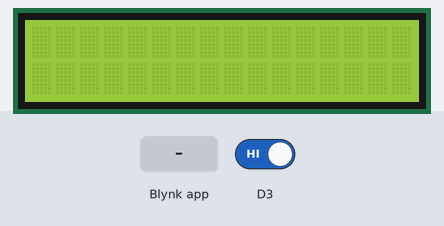
Bench run of a sketch on a simulated ESP8266 (NodeMCU). Parts: 16×2 character LCD. Inputs (shaded band) come from the test bench; at power-on: D3 HIGH. WiFi joins after 1.5 s; servers stay silent unless stated.

Above: at 2.6 s.
2.7 s: D3 driven LOW
At 4.5 s:
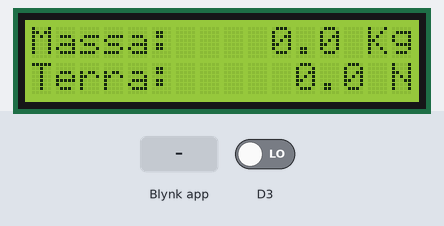
4.8 s: Blynk app writes 1 to V0
At 5.9 s:
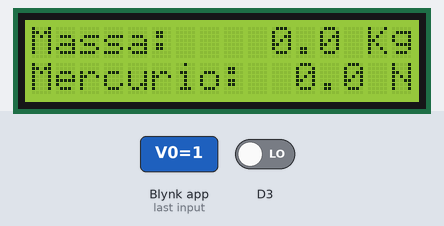
6.6 s: Blynk app writes 1 to V1
At 7.3 s:
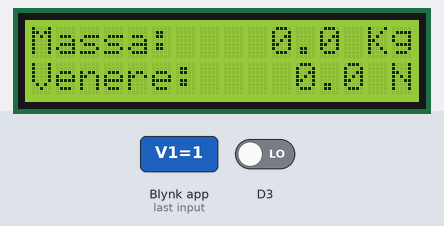
8.4 s: Blynk app writes 1 to V3
At 9.3 s:
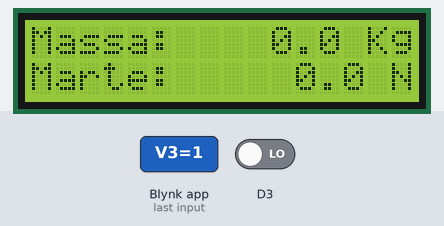
10.2 s: Blynk app writes 1 to V4
At 11.3 s:
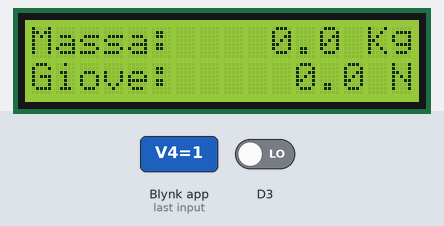
12.0 s: Blynk app writes 1 to V5
At 12.6 s:
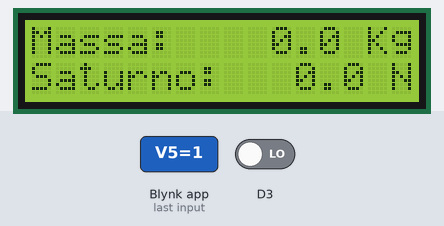
Timing chart, 0 to 14.8 s (numbered marks = the images above; inputs shaded):
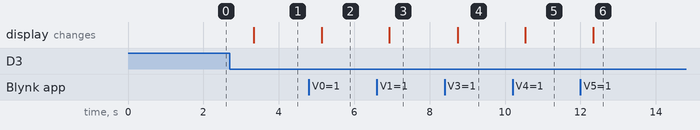

The sketch:

Bilancia_Blynk.ino
```cpp
/*
 * V0-V7 pianeti
 * V29 tara
 * V30 LCD1
 * V31 LCD2
 */

#define BLYNK_MSG_LIMIT 5000
#define BLYNK_FANCY_LOGO_3D
#define BLYNK_EXPERIMENTAL
#define debug
#define BLYNK_PRINT Serial
//#define verb

#include <ESP8266WiFi.h>
#include <BlynkSimpleEsp8266.h>
#include <SimpleTimer.h>
#include "HX711mod.h"
#include <Wire.h>
#include <LiquidCrystal_I2C.h>

String nome = "Terra";
double g = 9.81;
String massa;
String peso;
bool isTerra = true;
double ultimoPeso = 0;

SimpleTimer timer;
HX711 scale;
LiquidCrystal_I2C lcd(0x27,16,2);

char auth[] = "04bfe36ef96b482c94a87bdd348ac069";

char ssid[] = "SperimentandoSeveri2017";
char pass[] = "itiseveripadova";


float rilevaPeso(){
  float mRilevata = scale.get_units();
  #ifdef verb
  Serial.println("mRilevata: " + (String) mRilevata);
  #endif
  if (ultimoPeso - mRilevata > -0.8 && ultimoPeso - mRilevata < 0.8) mRilevata = ultimoPeso;
  ultimoPeso = mRilevata;
  if (mRilevata == ultimoPeso && mRilevata < 1) {
    mRilevata = 0;
    ultimoPeso = 0;
  }
  const int arLenght = 24;
  const double masseGiuste[arLenght]    = {0, 2, 5, 7, 10, 12, 15, 17, 20, 22, 25, 30, 35, 40, 45, 50, 55, 60, 65, 70.6, 75.6, 80.6, 85.6, 90.6};
  const double masseRilevate[arLenght]  = {0, 1.32, 4.03, 5.96, 8.83, 10.72, 13.63, 15.65, 18.75, 20.67, 23.43, 28.19, 32.98, 37.68, 42.6, 47.3, 52.32, 57.05, 61.87, 67.09, 71.93, 76.8, 81.83, 86.59};
  double distanzaP;
  for (int i = 1; i < arLenght; i++){
    if (mRilevata >= masseRilevate[i - 1] && mRilevata <= masseRilevate[i]){
      #ifdef verb
      Serial.println("masseRilevate[i]: " + (String) masseRilevate[i]);
      Serial.println("masseGiuste[i]: " + (String) masseGiuste[i]);
      Serial.println("i: " + (String) i);
      #endif
      distanzaP = (mRilevata - masseRilevate[i - 1]) / (masseRilevate[i] - masseRilevate[i -1]);
      return (masseGiuste[i - 1] + (masseGiuste[i] - masseGiuste[i - 1]) * distanzaP);
    }
  }
  if (mRilevata > 86) return (mRilevata + 0.6282) / 0.9611;
  else return 0;
}

BLYNK_CONNECTED() {
  Blynk.syncAll();
  #ifdef debug
  BLYNK_LOG("Reconnected");
  #endif
}

BLYNK_WRITE(V0){
  if (param.asInt() == 1){
    isTerra = false;
    nome = "Mercurio";
    g = 3.701;
    //Blynk.virtualWrite(V0, HIGH);
    Blynk.virtualWrite(V1, LOW);
    Blynk.virtualWrite(V2, LOW);
    Blynk.virtualWrite(V3, LOW);
    Blynk.virtualWrite(V4, LOW);
    Blynk.virtualWrite(V5, LOW);
    Blynk.virtualWrite(V6, LOW);
    Blynk.virtualWrite(V7, LOW);
    Blynk.virtualWrite(V8, LOW);
    Blynk.virtualWrite(V9, LOW);
    Blynk.virtualWrite(V10, LOW);
    #ifdef debug
    BLYNK_LOG("Got Mercurio", param.asInt());
    #endif
  }
}

BLYNK_WRITE(V1){
  if (param.asInt() == 1){
    isTerra = false;
    nome = "Venere";
    g = 8.87;
    Blynk.virtualWrite(V0, LOW);
    //Blynk.virtualWrite(V1, HIGH);
    Blynk.virtualWrite(V2, LOW);
    Blynk.virtualWrite(V3, LOW);
    Blynk.virtualWrite(V4, LOW);
    Blynk.virtualWrite(V5, LOW);
    Blynk.virtualWrite(V6, LOW);
    Blynk.virtualWrite(V7, LOW);
    Blynk.virtualWrite(V8, LOW);
    Blynk.virtualWrite(V9, LOW);
    Blynk.virtualWrite(V10, LOW);
    #ifdef debug
    BLYNK_LOG("Got Venere", param.asInt());
    #endif
  }
}
BLYNK_WRITE(V2){
  if (param.asInt() == 1){
    nome = "Terra";
    g = 9.80665;
    isTerra = true;
    Blynk.virtualWrite(V0, LOW);
    Blynk.virtualWrite(V1, LOW);
    //Blynk.virtualWrite(V2, HIGH);
    Blynk.virtualWrite(V3, LOW);
    Blynk.virtualWrite(V4, LOW);
    Blynk.virtualWrite(V5, LOW);
    Blynk.virtualWrite(V6, LOW);
    Blynk.virtualWrite(V7, LOW);
    Blynk.virtualWrite(V8, LOW);
    Blynk.virtualWrite(V9, LOW);
    Blynk.virtualWrite(V10, LOW);
    #ifdef debug
    BLYNK_LOG("Got Terra", param.asInt());
    #endif
  }
}
BLYNK_WRITE(V3){
  if (param.asInt() == 1){
    isTerra = false;
    nome = "Marte";
    g = 3.69;
    Blynk.virtualWrite(V0, LOW);
    Blynk.virtualWrite(V1, LOW);
    Blynk.virtualWrite(V2, LOW);
    //Blynk.virtualWrite(V3, HIGH);
    Blynk.virtualWrite(V4, LOW);
    Blynk.virtualWrite(V5, LOW);
    Blynk.virtualWrite(V6, LOW);
    Blynk.virtualWrite(V7, LOW);
    Blynk.virtualWrite(V8, LOW);
    Blynk.virtualWrite(V9, LOW);
    Blynk.virtualWrite(V10, LOW);
    #ifdef debug
    BLYNK_LOG("Got Marte", param.asInt());
    #endif
  }
}
BLYNK_WRITE(V4){
  if (param.asInt() == 1){
    isTerra = false;
    nome = "Giove";
    g = 23.12;
    Blynk.virtualWrite(V0, LOW);
    Blynk.virtualWrite(V1, LOW);
    Blynk.virtualWrite(V2, LOW);
    Blynk.virtualWrite(V3, LOW);
    //Blynk.virtualWrite(V4, HIGH);
    Blynk.virtualWrite(V5, LOW);
    Blynk.virtualWrite(V6, LOW);
    Blynk.virtualWrite(V7, LOW);
    Blynk.virtualWrite(V8, LOW);
    Blynk.virtualWrite(V9, LOW);
    Blynk.virtualWrite(V10, LOW);
    #ifdef debug
    BLYNK_LOG("Got Giove", param.asInt());
    #endif
  }
}
BLYNK_WRITE(V5){
  if (param.asInt() == 1){
    isTerra = false;
    nome = "Saturno";
    g = 8.96;
    Blynk.virtualWrite(V0, LOW);
    Blynk.virtualWrite(V1, LOW);
    Blynk.virtualWrite(V2, LOW);
    Blynk.virtualWrite(V3, LOW);
    Blynk.virtualWrite(V4, LOW);
    //Blynk.virtualWrite(V5, HIGH);
    Blynk.virtualWrite(V6, LOW);
    Blynk.virtualWrite(V7, LOW);
    Blynk.virtualWrite(V8, LOW);
    Blynk.virtualWrite(V9, LOW);
    Blynk.virtualWrite(V10, LOW);
    #ifdef debug
    BLYNK_LOG("Got Saturno", param.asInt());
    #endif
  }
}
BLYNK_WRITE(V6){
  if (param.asInt() == 1){
    isTerra = false;
    nome = "Urano";
    g = 8.69;
    Blynk.virtualWrite(V0, LOW);
    Blynk.virtualWrite(V1, LOW);
    Blynk.virtualWrite(V2, LOW);
    Blynk.virtualWrite(V3, LOW);
    Blynk.virtualWrite(V4, LOW);
    Blynk.virtualWrite(V5, LOW);
    //Blynk.virtualWrite(V6, HIGH);
    Blynk.virtualWrite(V7, LOW);
    Blynk.virtualWrite(V8, LOW);
    Blynk.virtualWrite(V9, LOW);
    Blynk.virtualWrite(V10, LOW);
    #ifdef debug
    BLYNK_LOG("Got Urano", param.asInt());
    #endif
  }
}
BLYNK_WRITE(V7){
  if (param.asInt() == 1){
    isTerra = false;
    nome = "Nettuno";
    g = 11.15;
    Blynk.virtualWrite(V0, LOW);
    Blynk.virtualWrite(V1, LOW);
    Blynk.virtualWrite(V2, LOW);
    Blynk.virtualWrite(V3, LOW);
    Blynk.virtualWrite(V4, LOW);
    Blynk.virtualWrite(V5, LOW);
    Blynk.virtualWrite(V6, LOW);
    //Blynk.virtualWrite(V7, HIGH);
    Blynk.virtualWrite(V8, LOW);
    Blynk.virtualWrite(V9, LOW);
    Blynk.virtualWrite(V10, LOW);
    #ifdef debug
    BLYNK_LOG("Got Nettuno", param.asInt());
    #endif
  }
}
BLYNK_WRITE(V8){
  if (param.asInt() == 1){
    isTerra = false;
    nome = "Luna";
    g = 1.622;
    Blynk.virtualWrite(V0, LOW);
    Blynk.virtualWrite(V1, LOW);
    Blynk.virtualWrite(V2, LOW);
    Blynk.virtualWrite(V3, LOW);
    Blynk.virtualWrite(V4, LOW);
    Blynk.virtualWrite(V5, LOW);
    Blynk.virtualWrite(V6, LOW);
    Blynk.virtualWrite(V7, LOW);
    //Blynk.virtualWrite(V8, HIGH);
    Blynk.virtualWrite(V9, LOW);
    Blynk.virtualWrite(V10, LOW);
    #ifdef debug
    BLYNK_LOG("Got Luna", param.asInt());
    #endif
  }
}
BLYNK_WRITE(V9){
  if (param.asInt() == 1){
    isTerra = false;
    nome = "ISS";
    g = 0;
    Blynk.virtualWrite(V0, LOW);
    Blynk.virtualWrite(V1, LOW);
    Blynk.virtualWrite(V2, LOW);
    Blynk.virtualWrite(V3, LOW);
    Blynk.virtualWrite(V4, LOW);
    Blynk.virtualWrite(V5, LOW);
    Blynk.virtualWrite(V6, LOW);
    Blynk.virtualWrite(V7, LOW);
    Blynk.virtualWrite(V8, LOW);
    //Blynk.virtualWrite(V9, HIGH);
    Blynk.virtualWrite(V10, LOW);
    #ifdef debug
    BLYNK_LOG("Got ISS", param.asInt());
    #endif
  }
}
BLYNK_WRITE(V10){
  if (param.asInt() == 1){
    isTerra = false;
    nome = "Sole";
    g = 274.0;
    Blynk.virtualWrite(V0, LOW);
    Blynk.virtualWrite(V1, LOW);
    Blynk.virtualWrite(V2, LOW);
    Blynk.virtualWrite(V3, LOW);
    Blynk.virtualWrite(V4, LOW);
    Blynk.virtualWrite(V5, LOW);
    Blynk.virtualWrite(V6, LOW);
    Blynk.virtualWrite(V7, LOW);
    Blynk.virtualWrite(V8, LOW);
    Blynk.virtualWrite(V9, LOW);
    //Blynk.virtualWrite(V10, HIGH);
    #ifdef debug
    BLYNK_LOG("Got Sole", param.asInt());
    #endif
  }
}


BLYNK_WRITE(V29){
  if (param.asInt() == 1){
    scale.tare();
    #ifdef debug
    BLYNK_LOG("Got Tara", param.asInt());
    #endif
  }
}

void lcdUpdate(){
  String spaces1 = "";
  for (int i = 0; i < (16 - ((String) "Massa:" + massa + " Kg").length()); i++){
    spaces1 += " ";
  }
  String line1 = "Massa:" + spaces1 + ((String)massa + " Kg");


  String spaces2 = "";
  for (int i = 0; i < (16 - ((String) nome + ":" + peso).length()); i++){
    spaces2 += " ";
  }
  String line2 = nome + ":" + spaces2 + peso;
  Blynk.virtualWrite(V30, line2);
  Blynk.virtualWrite(V31, line1);
}

void i2cUpdate(){
  String spaces1 = "";
  for (int i = 0; i < (16 - ((String) "Massa:" + massa + " Kg").length()); i++){
    spaces1 += " ";
  }
  String line1 = "Massa:" + spaces1 + ((String)massa + " Kg");
  String spaces2 = "";
  for (int i = 0; i < (16 - ((String) nome + ":" + peso).length()); i++){
    spaces2 += " ";
  }
  String line2 = nome + ":" + spaces2 + peso;

  lcd.setCursor(0, 0);
  lcd.print(line1);
  lcd.setCursor(0, 1);
  lcd.print(line2);
}

void getForce(){
  massa = rilevaPeso();
  if (massa.toFloat() < 0) massa = (String) 0;
  peso = (float) massa.toFloat() / 9.80665 * g;
  peso.remove(peso.length() - 1);
  peso += " N";
  massa.remove(massa.length() - 1);
}

void autoTare(){
  float massaTest = scale.get_units(1);
  if (massaTest < 0.8) scale.tare();
}

void setup(){
  lcd.init();
  lcd.backlight();
  ESP.wdtDisable();
  ESP.wdtEnable(2000);
  Serial.begin(115200);
  Blynk.begin(auth, ssid, pass, IPAddress(172, 24, 1, 1));
  yield();
  ESP.wdtFeed();
  scale.begin(D3, D4);
  timer.setInterval(150L, getForce);
  timer.setInterval(150L, lcdUpdate);
  timer.setInterval(600L, i2cUpdate);
  timer.setInterval(6000L, autoTare);
  scale.tare();
  yield();
  ESP.wdtFeed();
  scale.set_scale(34856.f);
  Blynk.virtualWrite(V0, LOW);
  Blynk.virtualWrite(V1, LOW);
  Blynk.virtualWrite(V2, HIGH);
  Blynk.virtualWrite(V3, LOW);
  Blynk.virtualWrite(V4, LOW);
  Blynk.virtualWrite(V5, LOW);
  Blynk.virtualWrite(V6, LOW);
  Blynk.virtualWrite(V7, LOW);
  Blynk.virtualWrite(V8, LOW);
  Blynk.virtualWrite(V9, LOW);
  Blynk.virtualWrite(V10, LOW);
}

void loop(){
  Blynk.run();
  timer.run();
}
```

HX711mod.cpp
```cpp
#include <Arduino.h>
#include "HX711mod.h"

#if ARDUINO_VERSION <= 106
	// "yield" is not implemented as noop in older Arduino Core releases, so let's define it.
	// See also: https://stackoverflow.com/questions/34497758/what-is-the-secret-of-the-arduino-yieldfunction/34498165#34498165
	void yield(void) {};
#endif

#ifdef ESP8266
  void espyield(){
    yield();
    ESP.wdtFeed();
  }
#endif

#ifndef ESP8266
  void espyield(){};
#endif

HX711::HX711(byte dout, byte pd_sck, byte gain) {
	begin(dout, pd_sck, gain);
}

HX711::HX711() {
}

HX711::~HX711() {
}

void HX711::begin(byte dout, byte pd_sck, byte gain) {
	PD_SCK = pd_sck;
	DOUT = dout;
	espyield();
	pinMode(PD_SCK, OUTPUT);
	pinMode(DOUT, INPUT);
	espyield();
	set_gain(gain);
}

bool HX711::is_ready() {
	espyield();
	return digitalRead(DOUT) == LOW;
}

void HX711::set_gain(byte gain) {
	switch (gain) {
		case 128:		// channel A, gain factor 128
			GAIN = 1;
			break;
		case 64:		// channel A, gain factor 64
			GAIN = 3;
			break;
		case 32:		// channel B, gain factor 32
			GAIN = 2;
			break;
	}
	espyield();
	digitalWrite(PD_SCK, LOW);
	espyield();
	read();
}

long HX711::read() {
	// wait for the chip to become ready
	while (!is_ready()) {
		// Will do nothing on Arduino but prevent resets of ESP8266 (Watchdog Issue)
		espyield();
	}

	unsigned long value = 0;
	uint8_t data[3] = { 0 };
	uint8_t filler = 0x00;

	// pulse the clock pin 24 times to read the data
	data[2] = shiftIn(DOUT, PD_SCK, MSBFIRST);
	espyield();
	data[1] = shiftIn(DOUT, PD_SCK, MSBFIRST);
	espyield();
	data[0] = shiftIn(DOUT, PD_SCK, MSBFIRST);
	espyield();

	// set the channel and the gain factor for the next reading using the clock pin
	for (unsigned int i = 0; i < GAIN; i++) {
		digitalWrite(PD_SCK, HIGH);
		digitalWrite(PD_SCK, LOW);
		espyield();
	}

	// Replicate the most significant bit to pad out a 32-bit signed integer
	if (data[2] & 0x80) {
		filler = 0xFF;
	} else {
		filler = 0x00;
	}

	// Construct a 32-bit signed integer
	value = ( static_cast<unsigned long>(filler) << 24
			| static_cast<unsigned long>(data[2]) << 16
			| static_cast<unsigned long>(data[1]) << 8
			| static_cast<unsigned long>(data[0]) );
	espyield();
	return static_cast<long>(value);
}

long HX711::read_average(byte times) {
	long sum = 0;
	espyield();
	for (byte i = 0; i < times; i++) {
		sum += read();
		espyield();
	}
	espyield();
	return sum / times;
}

double HX711::get_value(byte times) {
	espyield();
	return read_average(times) - OFFSET;
}

float HX711::get_units(byte times) {
	espyield();
	return get_value(times) / SCALE;
}

void HX711::tare(byte times) {
	espyield();
	double sum = read_average(times);
	espyield();
	set_offset(sum);
}

void HX711::set_scale(float scale) {
	espyield();
	SCALE = scale;
}

float HX711::get_scale() {
	espyield();
	return SCALE;
}

void HX711::set_offset(long offset) {
	espyield();
	OFFSET = offset;
}

long HX711::get_offset() {
	espyield();
	return OFFSET;
}

void HX711::power_down() {
	espyield();
	digitalWrite(PD_SCK, LOW);
	digitalWrite(PD_SCK, HIGH);
}

void HX711::power_up() {
	espyield();
	digitalWrite(PD_SCK, LOW);
}
```

HX711mod.h
```cpp
#ifndef HX711mod_h
#define HX711mod_h

#if ARDUINO >= 100
#include "Arduino.h"
#else
#include "WProgram.h"
#endif

class HX711
{
	private:
		byte PD_SCK;	// Power Down and Serial Clock Input Pin
		byte DOUT;		// Serial Data Output Pin
		byte GAIN;		// amplification factor
		long OFFSET = 0;	// used for tare weight
		float SCALE = 1;	// used to return weight in grams, kg, ounces, whatever

	public:
		// define clock and data pin, channel, and gain factor
		// channel selection is made by passing the appropriate gain: 128 or 64 for channel A, 32 for channel B
		// gain: 128 or 64 for channel A; channel B works with 32 gain factor only
		HX711(byte dout, byte pd_sck, byte gain = 128);

		HX711();

		virtual ~HX711();

		// Allows to set the pins and gain later than in the constructor
		void begin(byte dout, byte pd_sck, byte gain = 128);

		// check if HX711 is ready
		// from the datasheet: When output data is not ready for retrieval, digital output pin DOUT is high. Serial clock
		// input PD_SCK should be low. When DOUT goes to low, it indicates data is ready for retrieval.
		bool is_ready();

		// set the gain factor; takes effect only after a call to read()
		// channel A can be set for a 128 or 64 gain; channel B has a fixed 32 gain
		// depending on the parameter, the channel is also set to either A or B
		void set_gain(byte gain = 128);

		// waits for the chip to be ready and returns a reading
		long read();

		// returns an average reading; times = how many times to read
		long read_average(byte times = 10);

		// returns (read_average() - OFFSET), that is the current value without the tare weight; times = how many readings to do
		double get_value(byte times = 1);

		// returns get_value() divided by SCALE, that is the raw value divided by a value obtained via calibration
		// times = how many readings to do
		float get_units(byte times = 1);

		// set the OFFSET value for tare weight; times = how many times to read the tare value
		void tare(byte times = 10);

		// set the SCALE value; this value is used to convert the raw data to "human readable" data (measure units)
		void set_scale(float scale = 1.f);

		// get the current SCALE
		float get_scale();

		// set OFFSET, the value that's subtracted from the actual reading (tare weight)
		void set_offset(long offset = 0);

		// get the current OFFSET
		long get_offset();

		// puts the chip into power down mode
		void power_down();

		// wakes up the chip after power down mode
		void power_up();
};

#endif /* HX711_mod */
```

Measured:
- after the input at 2.7 s, the display: changes after 0.63 s (image 1)
- after the input at 4.8 s, the display: changes after 0.33 s (image 2)
- after the input at 6.6 s, the display: changes after 0.33 s (image 3)
- after the input at 8.4 s, the display: changes after 0.35 s (image 4)
- after the input at 10.2 s, the display: changes after 0.33 s (image 5)
- after the input at 12.0 s, the display: changes after 0.33 s (image 6)
